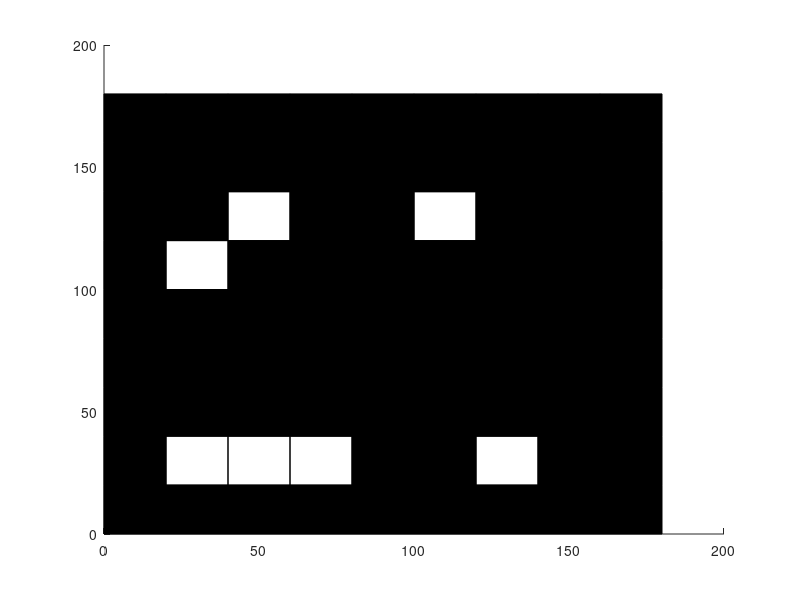

MATLAB code to generate this figure: (Note: this script raises an error after producing the figure.)
% Number to generate
%num = [41, 10, 11, 12];
num = [1,2,3,4,5,6,7,8,9,10,11,12,13,14,15];
for k = 1:length(num)
    % Size of each block
    Size = 20;
    % Lower left corner of each box
    x = 0:Size:8*Size;
    y = 0:Size:8*Size;
    [x,y] = meshgrid(x,y);
    % Checkerboard values
    if mod(size(x,1),2)
        val = ones(size(x));
        val(:,1) = 1;
        val(:,8) = 1;
        val(1,:) = 1;
        val(8,:) = 1;
        % Setting error checking
        val(2,3) = 2;
        val(2,6) = 2;
        val(7,2) = 2;
        val(7,3) = 2;
        val(7,4) = 2;
        val(7,7) = 2;
        %%%%%%%%%%%%%%%%%%%%%%%%% Process %%%%%%%%%%%%%%%%%%%%%%%%%
        %val(1:2:end) = 2;
        for iter=1:6
            if bitand((bitshift(num(k),iter-6)),1) == 1
                val(3,8-iter) = 2;
            end
        end
        %%%%%%%%%%%%%%%%%%%%%%%%% Process %%%%%%%%%%%%%%%%%%%%%%%%%
    else
        val = ones(size(x,1)+1,size(x,2));
        val(1:2:end) = 2;
        val = val(1:end-1,:);
    end
    %val = val(1:8,1:8);
    % Coordinates of a box, relative to lower left corner
    xref = [0 0 Size Size 0];
    yref = [0 Size Size 0 0];
    % Add to get coordinates of each box
    xbox = bsxfun(@plus, x(:), xref);
    ybox = bsxfun(@plus, y(:), yref);
    % Plot using patch with RGB cdata
    cmap = [0 0 0; 1 1 1];
    val_2 = flip(val(1:8, 1:8));
    val(1:8,1:8) = val_2;
    col = permute(cmap(val(:), :), [3 1 2]);
    h = patch(xbox', ybox', col);
    h.LineStyle = 'none';
    h.EdgeColor = 'none';
    axis equal
    axis([0 8*Size 0 8*Size])
    set(gca, 'XTickLabel', '', 'YTickLabel', '', 'Visible', 'off')
    name = strcat('tag_',int2str(k));
    print(name,'-djpeg');
end
